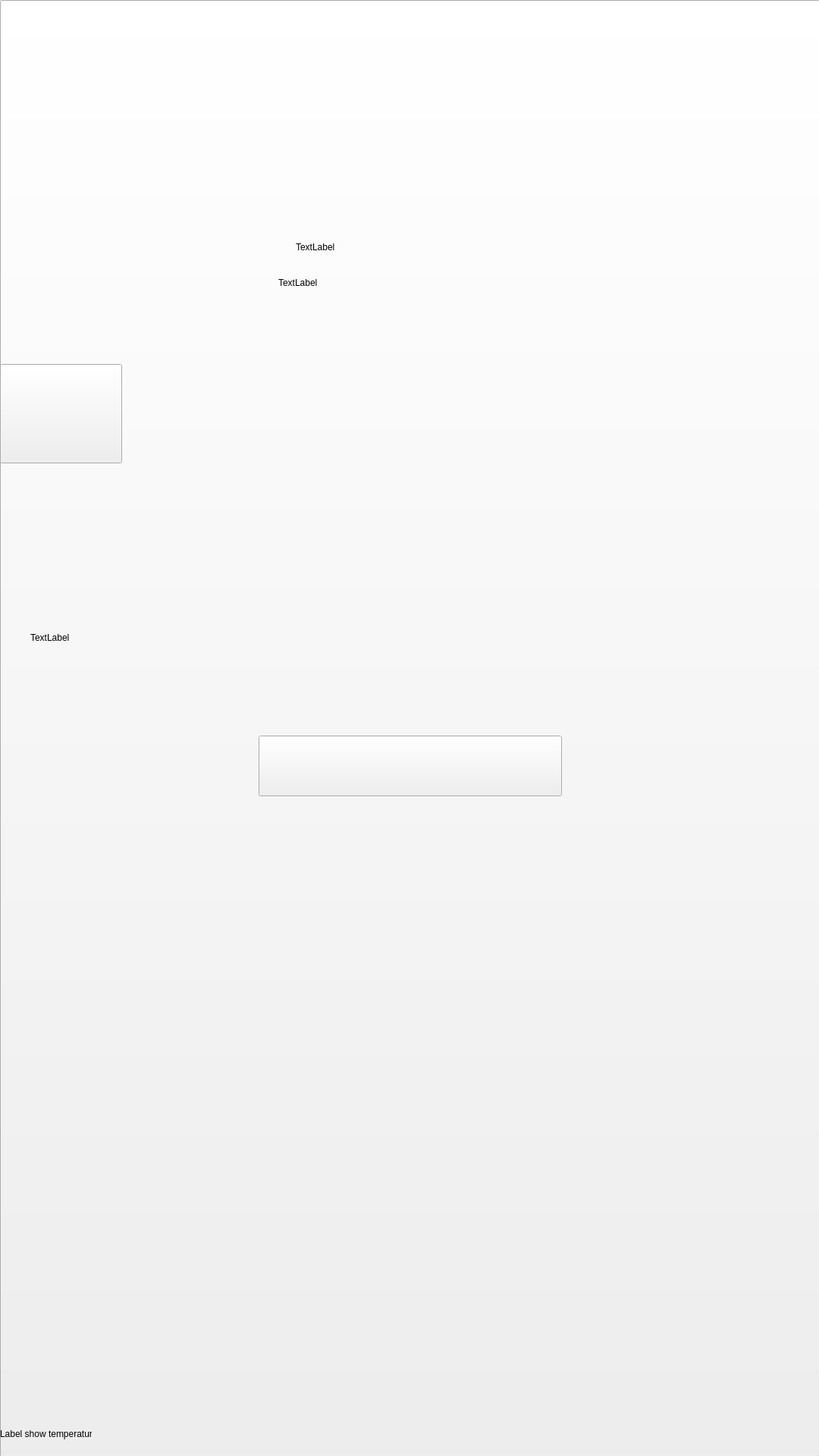
<?xml version="1.0" encoding="UTF-8"?>
<ui version="4.0">
 <class>page_idle</class>
 <widget class="QWidget" name="page_idle">
  <property name="geometry">
   <rect>
    <x>0</x>
    <y>0</y>
    <width>1080</width>
    <height>1920</height>
   </rect>
  </property>
  <property name="windowTitle">
   <string>Form</string>
  </property>
  <widget class="QPushButton" name="pushButton_to_select_product_page">
   <property name="geometry">
    <rect>
     <x>0</x>
     <y>0</y>
     <width>1081</width>
     <height>1921</height>
    </rect>
   </property>
   <property name="styleSheet">
    <string notr="true"/>
   </property>
   <property name="text">
    <string/>
   </property>
  </widget>
  <widget class="QLabel" name="savedBottles_label">
   <property name="geometry">
    <rect>
     <x>0</x>
     <y>1690</y>
     <width>1080</width>
     <height>141</height>
    </rect>
   </property>
   <property name="font">
    <font/>
   </property>
   <property name="styleSheet">
    <string notr="true">color: white;
text-transform: lowercase;</string>
   </property>
   <property name="text">
    <string/>
   </property>
   <property name="alignment">
    <set>Qt::AlignCenter</set>
   </property>
  </widget>
  <widget class="QLabel" name="label_client_logo">
   <property name="geometry">
    <rect>
     <x>370</x>
     <y>1580</y>
     <width>351</width>
     <height>211</height>
    </rect>
   </property>
   <property name="text">
    <string/>
   </property>
  </widget>
  <widget class="QLabel" name="label_welcome_message">
   <property name="geometry">
    <rect>
     <x>40</x>
     <y>600</y>
     <width>981</width>
     <height>481</height>
    </rect>
   </property>
   <property name="text">
    <string>TextLabel</string>
   </property>
  </widget>
  <widget class="QPushButton" name="pushButton_test">
   <property name="geometry">
    <rect>
     <x>0</x>
     <y>480</y>
     <width>161</width>
     <height>131</height>
    </rect>
   </property>
   <property name="text">
    <string/>
   </property>
  </widget>
  <widget class="QLabel" name="label_manufacturer_logo">
   <property name="geometry">
    <rect>
     <x>300</x>
     <y>250</y>
     <width>471</width>
     <height>331</height>
    </rect>
   </property>
   <property name="text">
    <string/>
   </property>
  </widget>
  <widget class="QLabel" name="label_printer_status">
   <property name="geometry">
    <rect>
     <x>50</x>
     <y>1050</y>
     <width>980</width>
     <height>120</height>
    </rect>
   </property>
   <property name="text">
    <string/>
   </property>
  </widget>
  <widget class="QWidget" name="video_player" native="true">
   <property name="geometry">
    <rect>
     <x>10</x>
     <y>-10</y>
     <width>1080</width>
     <height>1920</height>
    </rect>
   </property>
  </widget>
  <widget class="QWidget" name="media_player" native="true">
   <property name="geometry">
    <rect>
     <x>200</x>
     <y>570</y>
     <width>331</width>
     <height>221</height>
    </rect>
   </property>
  </widget>
  <widget class="QLabel" name="label_temperature_warning">
   <property name="geometry">
    <rect>
     <x>49</x>
     <y>1000</y>
     <width>981</width>
     <height>381</height>
    </rect>
   </property>
   <property name="text">
    <string/>
   </property>
  </widget>
  <widget class="QLabel" name="label_show_temperature">
   <property name="geometry">
    <rect>
     <x>0</x>
     <y>1860</y>
     <width>121</width>
     <height>61</height>
    </rect>
   </property>
   <property name="text">
    <string>Label show temperature </string>
   </property>
  </widget>
  <widget class="QLabel" name="label_reboot_nightly_text">
   <property name="geometry">
    <rect>
     <x>341</x>
     <y>840</y>
     <width>400</width>
     <height>120</height>
    </rect>
   </property>
   <property name="text">
    <string/>
   </property>
  </widget>
  <widget class="QPushButton" name="pushButton_reboot_nightly">
   <property name="geometry">
    <rect>
     <x>341</x>
     <y>970</y>
     <width>400</width>
     <height>80</height>
    </rect>
   </property>
   <property name="text">
    <string/>
   </property>
  </widget>
  <widget class="QLabel" name="label_reboot_nightly_bg">
   <property name="geometry">
    <rect>
     <x>341</x>
     <y>630</y>
     <width>400</width>
     <height>421</height>
    </rect>
   </property>
   <property name="text">
    <string/>
   </property>
  </widget>
  <widget class="QLabel" name="label_reboot_nightly_icon">
   <property name="geometry">
    <rect>
     <x>491</x>
     <y>650</y>
     <width>100</width>
     <height>100</height>
    </rect>
   </property>
   <property name="text">
    <string/>
   </property>
  </widget>
  <widget class="QLabel" name="label_reboot_nightly_title">
   <property name="geometry">
    <rect>
     <x>341</x>
     <y>750</y>
     <width>400</width>
     <height>80</height>
    </rect>
   </property>
   <property name="text">
    <string/>
   </property>
  </widget>
  <widget class="QLabel" name="label_printer_status_background">
   <property name="geometry">
    <rect>
     <x>298</x>
     <y>1418</y>
     <width>484</width>
     <height>115</height>
    </rect>
   </property>
   <property name="text">
    <string/>
   </property>
  </widget>
  <widget class="QLabel" name="label_printer_status_icon">
   <property name="geometry">
    <rect>
     <x>648</x>
     <y>1426</y>
     <width>106</width>
     <height>100</height>
    </rect>
   </property>
   <property name="text">
    <string/>
   </property>
  </widget>
  <widget class="QLabel" name="label_temperature_warning_background">
   <property name="geometry">
    <rect>
     <x>414</x>
     <y>1701</y>
     <width>252</width>
     <height>108</height>
    </rect>
   </property>
   <property name="text">
    <string/>
   </property>
  </widget>
  <widget class="QLabel" name="label_temperature_warning_icon">
   <property name="geometry">
    <rect>
     <x>550</x>
     <y>1704</y>
     <width>106</width>
     <height>100</height>
    </rect>
   </property>
   <property name="text">
    <string/>
   </property>
  </widget>
  <widget class="QLabel" name="label_welcome_message_small_top">
   <property name="geometry">
    <rect>
     <x>390</x>
     <y>302</y>
     <width>304</width>
     <height>47</height>
    </rect>
   </property>
   <property name="text">
    <string>TextLabel</string>
   </property>
  </widget>
  <widget class="QLabel" name="label_welcome_message_small_bottom">
   <property name="geometry">
    <rect>
     <x>367</x>
     <y>349</y>
     <width>347</width>
     <height>47</height>
    </rect>
   </property>
   <property name="text">
    <string>TextLabel</string>
   </property>
  </widget>
  <zorder>pushButton_to_select_product_page</zorder>
  <zorder>savedBottles_label</zorder>
  <zorder>label_client_logo</zorder>
  <zorder>label_welcome_message</zorder>
  <zorder>pushButton_test</zorder>
  <zorder>label_manufacturer_logo</zorder>
  <zorder>media_player</zorder>
  <zorder>video_player</zorder>
  <zorder>label_printer_status</zorder>
  <zorder>label_temperature_warning</zorder>
  <zorder>label_show_temperature</zorder>
  <zorder>label_reboot_nightly_bg</zorder>
  <zorder>label_reboot_nightly_text</zorder>
  <zorder>pushButton_reboot_nightly</zorder>
  <zorder>label_reboot_nightly_icon</zorder>
  <zorder>label_reboot_nightly_title</zorder>
  <zorder>label_printer_status_background</zorder>
  <zorder>label_printer_status_icon</zorder>
  <zorder>label_temperature_warning_background</zorder>
  <zorder>label_temperature_warning_icon</zorder>
  <zorder>label_welcome_message_small_top</zorder>
  <zorder>label_welcome_message_small_bottom</zorder>
 </widget>
 <resources/>
 <connections/>
</ui>
